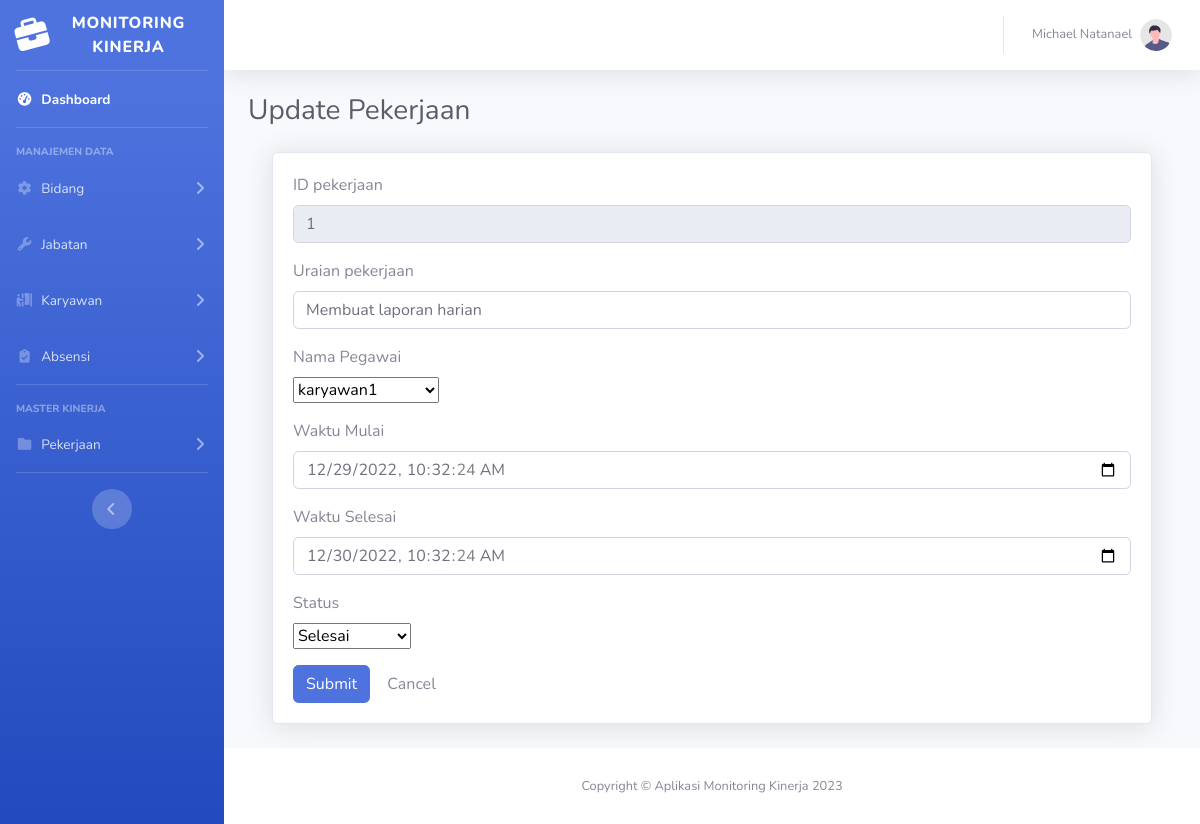
The app's page /update_pekerjaan.php?id=1 (signed in) with its own data.
### tables this page shows
CREATE TABLE `pekerjaan` (
  `idPekerjaan` int(11) NOT NULL,
  `uraian_pekerjaan` varchar(255) NOT NULL,
  `id_pegawai` int(11) NOT NULL,
  `waktu_mulai` datetime NOT NULL,
  `waktu_selesai` datetime NOT NULL,
  `status_pekerjaan` enum('Selesai','Pending') NOT NULL
);

### update_pekerjaan.php (the view, shortened to what this page needs)
<?php
    require('functions.php');
    require_once "config.php";
    $sqlPegawai = "SELECT * FROM pegawai";
	$all_pegawai = mysqli_query($link,$sqlPegawai);
    $uraianPekerjaan = $namaPegawai = $waktuMulai = $waktuSelesai = $atatus = "";
    $uraianPekerjaan_err = $namaPegawai_err = $waktuMulai_err = $waktuSelesai_err = $status_err = "";
    if (isset($_POST["id"]) && !empty($_POST["id"])) {
        $id = $_POST["id"];
        $input_uraianPekerjaan = trim($_POST["uraian_pekerjaan"]);
        if (empty($input_uraianPekerjaan)) {
            $uraianPekerjaan_err = "Please enter a name";
        } else {
            $uraianPekerjaan = $input_uraianPekerjaan;
        }
        $input_waktuMulai = $_POST["waktu_mulai"];
        $waktuMulai = $input_waktuMulai;
        $input_pegawai = trim($_POST["nama_pegawai"]);
        if (empty($input_pegawai)) {
            $pegawai_err = "Please enter the pegawai";
        } elseif (!ctype_digit($input_pegawai)) {
            $pegawai_err = "Please enter a positive integer value";
        } else {
            $pegawai = $input_pegawai;
        }
        $input_waktuSelesai = $_POST["waktu_selesai"];
        $waktuSelesai = $input_waktuSelesai;
        $input_status = trim($_POST["status_pekerjaan"]);
        if (empty($input_status)) {
            $waktuSelesai_err = "Please enter a name";
        } else {
            $status = $input_status;
        }
        if (empty($uraianPekerjaan_err) && empty($namaPegawai_err) && empty($waktuMulai_err) && empty($waktuSelesai_err) && empty($status_err)) {
            $sql = "UPDATE pekerjaan SET uraian_pekerjaan=?, id_pegawai=?, waktu_mulai=?, waktu_selesai=?, status_pekerjaan=? WHERE idPekerjaan=?";
            if ($stmt = mysqli_prepare($link, $sql)) {
                mysqli_stmt_bind_param($stmt, "sissi", $param_uraianPekerjaan, $param_namaPegawai, $param_waktuMulai, $param_waktuSelesai, $param_status, $param_idPekerjaan);
                $param_uraianPekerjaan = $uraianPekerjaan;
                $param_namaPegawai = $pegawai;
                $param_waktuMulai = $waktuMulai;
                $param_waktuSelesai = $waktuSelesai;
                $param_status = $status;
                $param_idPekerjaan = $id;
                if (mysqli_stmt_execute($stmt)) {
                    header("location: pekerjaan.php");
                    exit();
                } else {
                    echo "Something went wrong. Please try again later.";
                }
            }
            mysqli_stmt_close($stmt);
        }
        mysqli_close($link);
    } else {
        if (isset($_GET["id"]) && !empty(trim($_GET["id"]))) {
            $id = trim($_GET["id"]);
            $sql = "SELECT * FROM pekerjaan WHERE idPekerjaan = ?";
            if ($stmt = mysqli_prepare($link, $sql)) {
                mysqli_stmt_bind_param($stmt, "i", $param_id);
                if (mysqli_stmt_execute($stmt)) {
                    $result = mysqli_stmt_get_result($stmt);
                    if (mysqli_num_rows($result) == 1) {
                        $row = mysqli_fetch_array($result, MYSQLI_ASSOC);
                        $id = $row["idPekerjaan"];
                        $uraianPekerjaan = $row["uraian_pekerjaan"];
                        $namaPegawai = $row["id_pegawai"];
                        $waktuMulai = $row["waktu_mulai"];
                        $waktuSelesai = $row["waktu_selesai"];
                    } else {
                        header("location: 404.php");
                        exit();
                    }
                } else {
                    echo "Oops! Something went wrong. Please try again later.";
                }
            }
        } else {
            header("location: 404.php");
            exit();
        }
    }
?>
<!DOCTYPE html>
<html lang="en">
    <head>
        <link href="vendor/fontawesome-free/css/all.min.css" rel="stylesheet" type="text/css">
        <link href="css/sb-admin-2.min.css" rel="stylesheet">
    </head>
    <body id="page-top">
        <div id="wrapper">
            <?php
                include "template/sidebar_v.php";
            ?>
            <div id="content-wrapper" class="d-flex flex-column">
                <div id="content">
                    <?php
                        include "template/topbar_v.php";
                    ?>
                    <div class="container-fluid">
                        <div class="d-sm-flex align-items-center justify-content-between mb-4">
                            <h1 class="h3 mb-0 text-gray-800">Update Pekerjaan</h1>
                        </div>
                        <div class="wrapper">
                            <div class="container-fluid">
                                <div class="row">
                                    <div class="col-md-12">
                                        <div class="card shadow mb-4">
                                            <div class="card-body">
                                                <form action="<?php echo htmlspecialchars($_SERVER["PHP_SELF"]); ?>" method="POST" enctype="multipart/form-data">
                                                    <div class="form-group">
                                                        <label for="idPekerjaan">ID pekerjaan</label>
                                                        <input type="number" id="idPekerjaan" class="form-control" value="<?= $id ?>" disabled>
                                                    </div>
                                                    <div class="form-group <?php echo (!empty($uraianPekerjaan_err)) ? 'has-error' : ''; ?>">
                                                            <label for="uraian_pekerjaan">Uraian pekerjaan</label>
                                                            <input type="text" id="uraian_pekerjaan" name="uraian_pekerjaan" class="form-control" value="<?= $uraianPekerjaan ?>">
                                                        </div>
                                                    <div class="form-group <?php echo (!empty($namaPegawai_err)) ? 'has-error' : ''; ?>">
                                                        <label for="pegawai">Nama Pegawai</label><br>
                                                        <select name="nama_pegawai">
                                                            <?php
                                                                while ($pegawai = mysqli_fetch_array($all_pegawai)){
                                                                    if ($namaPegawai == $pegawai['idPegawai']){
                                                                        $select="selected";
                                                                    }else{
                                                                        $select="";
                                                                    }
                                                                    ?>
                                                                    <option value="<?=$pegawai['idPegawai']?>" <?=$select?>><?php echo $pegawai["nama_peg"];?></option>
                                                            <?php
                                                                }
                                                            ?>
                                                        </select>
                                                    </div>
                                                    <div class="form-group <?php echo (!empty($waktuMulai_err)) ? 'has-error' : ''; ?>">
                                                        <label for="mulai">Waktu Mulai</label>
                                                        <input type="datetime-local" id="mulai" name="waktu_mulai" class="form-control" value="<?= $waktuMulai ?>">
                                                    </div>
                                                    <div class="form-group <?php echo (!empty($waktuSelesai_err)) ? 'has-error' : ''; ?>">
                                                        <label for="selesai">Waktu Selesai</label>
                                                        <input type="datetime-local" id="selesai" name="waktu_selesai" class="form-control" value="<?= $waktuSelesai?>">
                                                    </div>
                                                    <div class="form-group <?php echo (!empty($status_err)) ? 'has-error' : ''; ?>">
                                                        <label for="status">Status</label><br>
                                                        <select name="status_pekerjaan">
                                                            <option value="Selesai"
                                                                <?php if($row['status_pekerjaan'] == 'Selesai'){echo 'selected';} ?>>
                                                            Selesai</option>
                                                        </select>
                                                    </div>
                                                    <input type="submit" class="btn btn-primary" value="Submit">
                                                    <a href="pekerjaan.php" class="btn btn-default">Cancel</a>
                                                </form>
                                            </div>
                                        </div>
                                    </div>
                                </div>
                            </div>
                        </div>
                    </div>
                </div>
            <?php
                include "template/footer_v.php";
            ?>
            </div>
        </div>
    </body>
</html>

### records on screen
pekerjaan: idPekerjaan "1", uraian_pekerjaan "Membuat laporan harian", waktu_mulai "12/29/2022 10:32:24", waktu_selesai "12/30/2022 10:32:24", status_pekerjaan "Selesai"

### other values on screen
$_SESSION['name'] "Michael Natanael"
form field nama_pegawai "karyawan1"
